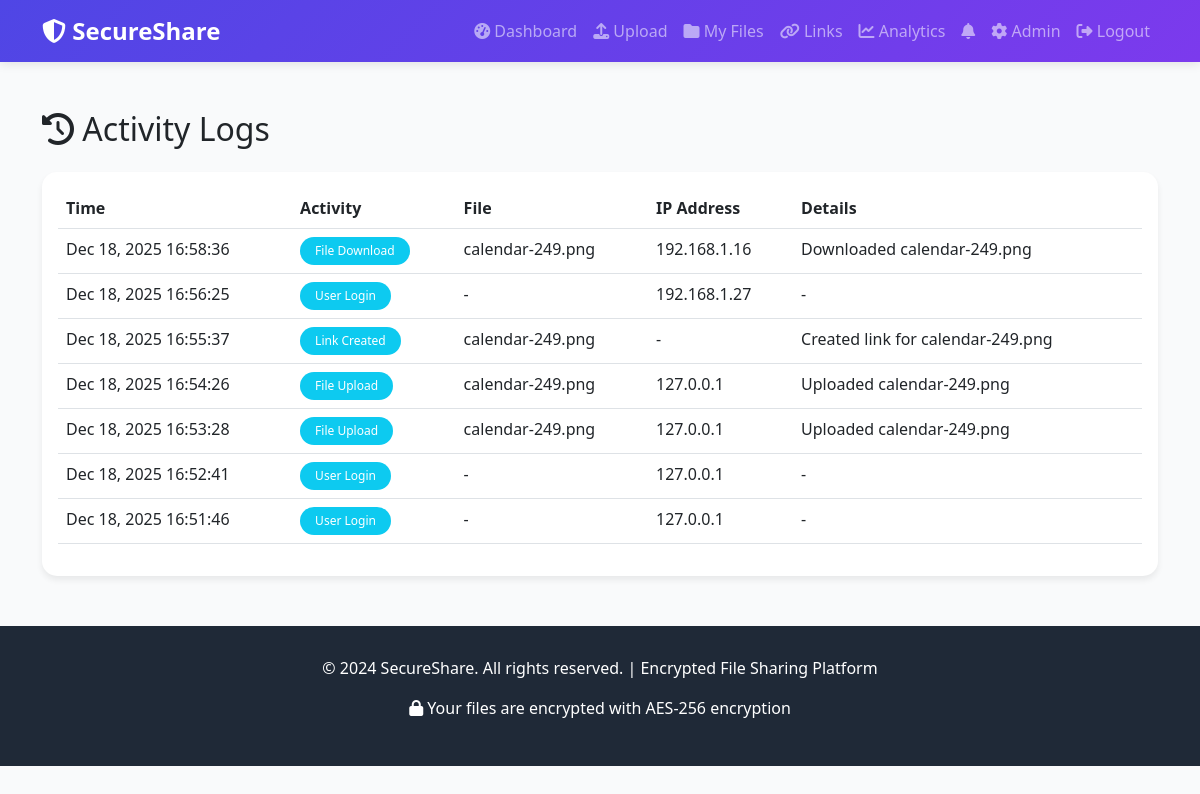
Screenshot of /activity/ (signed in) with the database file from the repository.
### core/models.py (models this page shows, shortened)
class ActivityLog(models.Model):
    ACTIVITY_TYPES = [
        ('upload', 'File Upload'),
        ('download', 'File Download'),
        ('link_created', 'Link Created'),
        ('link_accessed', 'Link Accessed'),
        ('login', 'User Login'),
        ('logout', 'User Logout'),
    ]
    user = models.ForeignKey(User, on_delete=models.SET_NULL, null=True, blank=True)
    activity_type = models.CharField(max_length=20, choices=ACTIVITY_TYPES)
    file = models.ForeignKey(EncryptedFile, on_delete=models.SET_NULL, null=True, blank=True)
    link = models.ForeignKey(ShareableLink, on_delete=models.SET_NULL, null=True, blank=True)
    ip_address = models.GenericIPAddressField(null=True, blank=True)
    user_agent = models.TextField(blank=True)
    details = models.TextField(blank=True)
    timestamp = models.DateTimeField(auto_now_add=True)
    class Meta:
        ordering = ['-timestamp']

class EncryptedFile(models.Model):
    id = models.UUIDField(primary_key=True, default=uuid.uuid4, editable=False)
    owner = models.ForeignKey(User, on_delete=models.CASCADE, related_name='files')
    original_filename = models.CharField(max_length=255)
    encrypted_filename = models.CharField(max_length=255)
    file_size = models.BigIntegerField()
    file_hash = models.CharField(max_length=64)
    encryption_iv = models.BinaryField()
    uploaded_at = models.DateTimeField(auto_now_add=True)
    is_active = models.BooleanField(default=True)

### core/views.py (the view)
# urls.py: path('activity/', views.activity_logs, name='activity_logs'),
@login_required
def activity_logs(request):
    logs = ActivityLog.objects.filter(user=request.user).order_by('-timestamp')
    paginator = Paginator(logs, 20)
    page_number = request.GET.get('page')
    page_obj = paginator.get_page(page_number)
    return render(request, 'activity_logs.html', {'page_obj': page_obj})

### core/templates/activity_logs.html (shortened to what this page needs)
{% extends 'base.html' %}
{% block content %}
<h2 class="mb-4"><i class="fas fa-history"></i> Activity Logs</h2>
<div class="card">
    <div class="card-body">
        {% if page_obj %}
        <div class="table-responsive">
            <table class="table table-hover">
                <thead>
                    <tr>
                        <th>Time</th>
                        <th>Activity</th>
                        <th>File</th>
                        <th>IP Address</th>
                        <th>Details</th>
                    </tr>
                </thead>
                <tbody>
                    {% for log in page_obj %}
                    <tr>
                        <td>{{ log.timestamp|date:"M d, Y H:i:s" }}</td>
                        <td>
                            <span class="badge badge-custom bg-info">
                                {{ log.get_activity_type_display }}
                            </span>
                        </td>
                        <td>
                            {% if log.file %}
                            {{ log.file.original_filename }}
                            {% else %}
                            -
                            {% endif %}
                        </td>
                        <td>{{ log.ip_address|default:"-" }}</td>
                        <td>{{ log.details|default:"-" }}</td>
                    </tr>
                    {% endfor %}
                </tbody>
            </table>
        </div>
        {% else %}
        <p class="text-muted text-center py-5">No activity logs found</p>
        {% endif %}
    </div>
</div>
{% endblock %}

### core/templates/base.html (style rules this page uses)
:root { --primary-color: #4F46E5; --secondary-color: #10B981; --dark-bg: #1F2937; --light-bg: #F9FAFB; }
body { font-family: 'Segoe UI', Tahoma, Geneva, Verdana, sans-serif; background-color: var(--light-bg); }
.card { border: none; border-radius: 15px; box-shadow: 0 4px 6px rgba(0,0,0,0.07); transition: transform 0.3s, box-shadow 0.3s; }
.badge-custom { padding: 8px 15px; border-radius: 20px; font-weight: 500; }

### rows the page displays
ActivityLog: timestamp "Dec 18, 2025 16:58:36", activity_type "File Download", file.original_filename "calendar-249.png", ip_address "192.168.1.16", details "Downloaded calendar-249.png"
ActivityLog: timestamp "Dec 18, 2025 16:56:25", activity_type "User Login", ip_address "192.168.1.27", details "-"
ActivityLog: timestamp "Dec 18, 2025 16:55:37", activity_type "Link Created", file.original_filename "calendar-249.png", ip_address "-", details "Created link for calendar-249.png"
ActivityLog: timestamp "Dec 18, 2025 16:54:26", activity_type "File Upload", file.original_filename "calendar-249.png", ip_address "127.0.0.1", details "Uploaded calendar-249.png"
ActivityLog: timestamp "Dec 18, 2025 16:53:28", activity_type "File Upload", file.original_filename "calendar-249.png", ip_address "127.0.0.1", details "Uploaded calendar-249.png"
ActivityLog: timestamp "Dec 18, 2025 16:52:41", activity_type "User Login", ip_address "127.0.0.1", details "-"
ActivityLog: timestamp "Dec 18, 2025 16:51:46", activity_type "User Login", ip_address "127.0.0.1", details "-"
